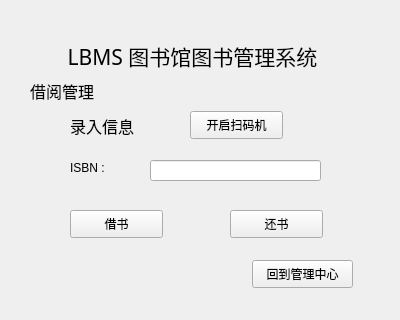
<?xml version="1.0" encoding="UTF-8"?>
<ui version="4.0">
 <class>borrow_return_book</class>
 <widget class="QWidget" name="borrow_return_book">
  <property name="geometry">
   <rect>
    <x>0</x>
    <y>0</y>
    <width>400</width>
    <height>320</height>
   </rect>
  </property>
  <property name="windowTitle">
   <string>借阅管理</string>
  </property>
  <property name="windowIcon">
   <iconset>
    <normaloff>icon.ico</normaloff>icon.ico</iconset>
  </property>
  <widget class="QLabel" name="label">
   <property name="geometry">
    <rect>
     <x>27</x>
     <y>20</y>
     <width>331</width>
     <height>71</height>
    </rect>
   </property>
   <property name="font">
    <font>
     <family>微软雅黑</family>
     <pointsize>16</pointsize>
    </font>
   </property>
   <property name="text">
    <string>LBMS 图书馆图书管理系统</string>
   </property>
   <property name="alignment">
    <set>Qt::AlignCenter</set>
   </property>
  </widget>
  <widget class="QLabel" name="label_2">
   <property name="geometry">
    <rect>
     <x>70</x>
     <y>110</y>
     <width>91</width>
     <height>31</height>
    </rect>
   </property>
   <property name="font">
    <font>
     <family>微软雅黑</family>
     <pointsize>12</pointsize>
    </font>
   </property>
   <property name="text">
    <string>录入信息</string>
   </property>
  </widget>
  <widget class="QPushButton" name="opencv">
   <property name="geometry">
    <rect>
     <x>190</x>
     <y>111</y>
     <width>93</width>
     <height>28</height>
    </rect>
   </property>
   <property name="text">
    <string>开启扫码机</string>
   </property>
  </widget>
  <widget class="QLabel" name="label_3">
   <property name="geometry">
    <rect>
     <x>70</x>
     <y>160</y>
     <width>72</width>
     <height>15</height>
    </rect>
   </property>
   <property name="text">
    <string>ISBN :</string>
   </property>
  </widget>
  <widget class="QLineEdit" name="isbn">
   <property name="geometry">
    <rect>
     <x>150</x>
     <y>160</y>
     <width>171</width>
     <height>21</height>
    </rect>
   </property>
  </widget>
  <widget class="QPushButton" name="borrow">
   <property name="geometry">
    <rect>
     <x>70</x>
     <y>210</y>
     <width>93</width>
     <height>28</height>
    </rect>
   </property>
   <property name="text">
    <string>借书</string>
   </property>
  </widget>
  <widget class="QPushButton" name="return_book">
   <property name="geometry">
    <rect>
     <x>230</x>
     <y>210</y>
     <width>93</width>
     <height>28</height>
    </rect>
   </property>
   <property name="text">
    <string>还书</string>
   </property>
  </widget>
  <widget class="QPushButton" name="return_2">
   <property name="geometry">
    <rect>
     <x>252</x>
     <y>260</y>
     <width>101</width>
     <height>28</height>
    </rect>
   </property>
   <property name="text">
    <string>回到管理中心</string>
   </property>
  </widget>
  <widget class="QLabel" name="label_4">
   <property name="geometry">
    <rect>
     <x>30</x>
     <y>80</y>
     <width>101</width>
     <height>21</height>
    </rect>
   </property>
   <property name="font">
    <font>
     <family>微软雅黑</family>
     <pointsize>12</pointsize>
    </font>
   </property>
   <property name="text">
    <string>借阅管理</string>
   </property>
  </widget>
 </widget>
 <layoutdefault spacing="6" margin="11"/>
 <resources/>
 <connections>
  <connection>
   <sender>return_2</sender>
   <signal>clicked()</signal>
   <receiver>borrow_return_book</receiver>
   <slot>slot1()</slot>
   <hints>
    <hint type="sourcelabel">
     <x>350</x>
     <y>239</y>
    </hint>
    <hint type="destinationlabel">
     <x>354</x>
     <y>207</y>
    </hint>
   </hints>
  </connection>
  <connection>
   <sender>borrow</sender>
   <signal>clicked()</signal>
   <receiver>borrow_return_book</receiver>
   <slot>slot2()</slot>
   <hints>
    <hint type="sourcelabel">
     <x>88</x>
     <y>278</y>
    </hint>
    <hint type="destinationlabel">
     <x>29</x>
     <y>239</y>
    </hint>
   </hints>
  </connection>
  <connection>
   <sender>return_book</sender>
   <signal>clicked()</signal>
   <receiver>borrow_return_book</receiver>
   <slot>slot3()</slot>
   <hints>
    <hint type="sourcelabel">
     <x>240</x>
     <y>270</y>
    </hint>
    <hint type="destinationlabel">
     <x>297</x>
     <y>164</y>
    </hint>
   </hints>
  </connection>
  <connection>
   <sender>opencv</sender>
   <signal>clicked()</signal>
   <receiver>borrow_return_book</receiver>
   <slot>slot4()</slot>
   <hints>
    <hint type="sourcelabel">
     <x>208</x>
     <y>70</y>
    </hint>
    <hint type="destinationlabel">
     <x>293</x>
     <y>61</y>
    </hint>
   </hints>
  </connection>
 </connections>
 <slots>
  <slot>slot1()</slot>
  <slot>slot2()</slot>
  <slot>slot3()</slot>
  <slot>slot4()</slot>
 </slots>
</ui>
